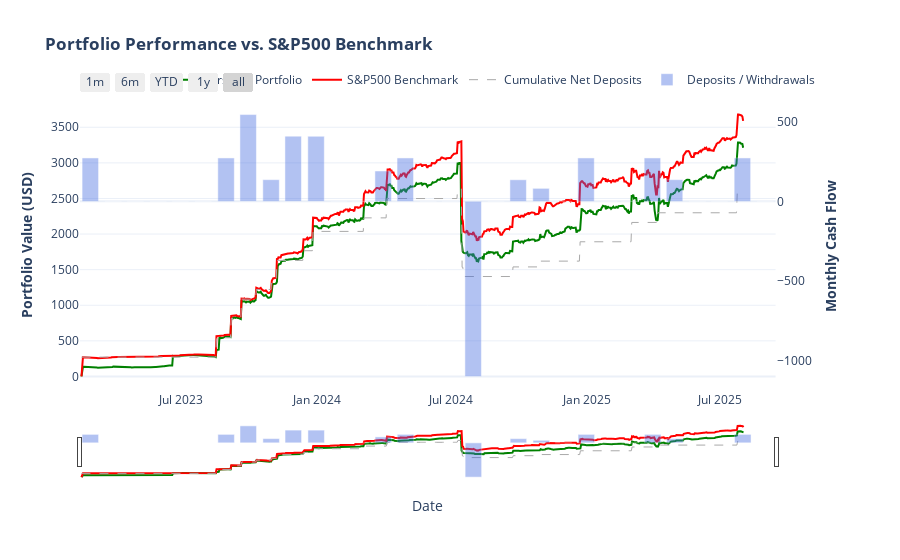

Source (notebook cell):
### Markdown cell above
### Visualize Portfolio & Benchmark Performance

### Code cell
# --- 1. Prepare data for the chart ---
# Resample the daily net deposits to get the total for each month
monthly_deposits = benchmark_results["NetDeposit"].resample("ME").sum()

# --- 2. Create the Plotly Figure ---
fig = make_subplots(specs=[[{"secondary_y": True}]])

# --- 3. Add Traces to the Figure ---

# Trace 1: Personal Portfolio Value
fig.add_trace(
    go.Scatter(
        x=portfolio_value.index,
        y=portfolio_value,
        mode="lines",
        name="Personal Portfolio",
        line=dict(color="green", width=2),
    ),
    secondary_y=False,
)

# Trace 2: S&P 500 Benchmark Value
fig.add_trace(
    go.Scatter(
        x=benchmark_results.index,
        y=benchmark_results["TotalValue"],
        mode="lines",
        name="S&P500 Benchmark",
        line=dict(color="red", width=2),
    ),
    secondary_y=False,
)

# Trace 3: Cumulative Net Deposits
fig.add_trace(
    go.Scatter(
        x=benchmark_results.index,
        y=benchmark_results["NetDeposit"].cumsum(),
        mode="lines",
        name="Cumulative Net Deposits",
        line=dict(color="darkgrey", width=1, dash="dash"),
    ),
    secondary_y=False,
)

# Trace 4: Monthly Deposits/Withdrawals (on secondary y-axis)
fig.add_trace(
    go.Bar(
        x=monthly_deposits.index,
        y=monthly_deposits,
        name="Deposits / Withdrawals",
        marker_color="royalblue",
        opacity=0.4,
    ),
    secondary_y=True,
)

# --- 5. Update Layout and Styling ---
fig.update_layout(
    title_text="<b>Portfolio Performance vs. S&P500 Benchmark</b>",
    template="plotly_white",
    barmode="relative",
    legend=dict(orientation="h", yanchor="bottom", y=1.02, xanchor="right", x=1),
    xaxis=dict(
        title="Date",
        rangeselector=dict(
            buttons=list(
                [
                    dict(count=1, label="1m", step="month", stepmode="backward"),
                    dict(count=6, label="6m", step="month", stepmode="backward"),
                    dict(count=1, label="YTD", step="year", stepmode="todate"),
                    dict(count=1, label="1y", step="year", stepmode="backward"),
                    dict(step="all"),
                ]
            )
        ),
        rangeslider=dict(visible=True),
        type="date",
    ),
)

# Update Y-Axes Titles
fig.update_yaxes(
    title_text=f"<b>Portfolio Value ({config.BASE_CURRENCY})</b>", secondary_y=False
)
fig.update_yaxes(
    title_text="<b>Monthly Cash Flow</b>",
    secondary_y=True,
    showgrid=False,
    layer="below traces",
)

fig.show()

### Figure 1 — Plotly figure (JSON) as saved in the notebook; plotly's stock layout.template omitted (floating-point values rounded to 4 significant figures; data arrays with more than 128 entries replaced by an {"elided": "..."} marker saying what was removed)
{"data": [{"line": {"color": "green", "width": 2}, "mode": "lines", "name": "Personal Portfolio", "type": "scatter", "x": {"elided": "898 str values"}, "xaxis": "x", "y": {"elided": "898 float values"}, "yaxis": "y"}, {"line": {"color": "red", "width": 2}, "mode": "lines", "name": "S&P500 Benchmark", "type": "scatter", "x": {"elided": "898 str values"}, "xaxis": "x", "y": {"elided": "898 float values"}, "yaxis": "y"}, {"line": {"color": "darkgrey", "dash": "dash", "width": 1}, "mode": "lines", "name": "Cumulative Net Deposits", "type": "scatter", "x": {"elided": "898 str values"}, "xaxis": "x", "y": {"elided": "898 float values"}, "yaxis": "y"}, {"marker": {"color": "royalblue"}, "name": "Deposits / Withdrawals", "opacity": 0.4, "type": "bar", "x": ["2023-02-28T00:00:00", "2023-03-31T00:00:00", "2023-04-30T00:00:00", "2023-05-31T00:00:00", "2023-06-30T00:00:00", "2023-07-31T00:00:00", "2023-08-31T00:00:00", "2023-09-30T00:00:00", "2023-10-31T00:00:00", "2023-11-30T00:00:00", "2023-12-31T00:00:00", "2024-01-31T00:00:00", "2024-02-29T00:00:00", "2024-03-31T00:00:00", "2024-04-30T00:00:00", "2024-05-31T00:00:00", "2024-06-30T00:00:00", "2024-07-31T00:00:00", "2024-08-31T00:00:00", "2024-09-30T00:00:00", "2024-10-31T00:00:00", "2024-11-30T00:00:00", "2024-12-31T00:00:00", "2025-01-31T00:00:00", "2025-02-28T00:00:00", "2025-03-31T00:00:00", "2025-04-30T00:00:00", "2025-05-31T00:00:00", "2025-06-30T00:00:00", "2025-07-31T00:00:00", "2025-08-31T00:00:00"], "xaxis": "x", "y": [271.6, 0.0, 0.0, 0.0, 0.0, 0.0, 271.6, 543.1, 135.8, 408.0, 407.3, 0.0, 0.0, 190.1, 271.6, 0.0, 0.0, -1096.0, 0.0, 135.0, 81.47, 0.0, 271.6, 0.0, 0.0, 271.6, 135.8, 0.0, 0.0, 271.6, 0.0], "yaxis": "y2"}], "layout": {"barmode": "relative", "legend": {"orientation": "h", "x": 1, "xanchor": "right", "y": 1.02, "yanchor": "bottom"}, "title": {"text": "<b>Portfolio Performance vs. S&P500 Benchmark</b>"}, "xaxis": {"anchor": "y", "domain": [0, 0.94], "rangeselector": {"buttons": [{"count": 1, "label": "1m", "step": "month", "stepmode": "backward"}, {"count": 6, "label": "6m", "step": "month", "stepmode": "backward"}, {"count": 1, "label": "YTD", "step": "year", "stepmode": "todate"}, {"count": 1, "label": "1y", "step": "year", "stepmode": "backward"}, {"step": "all"}]}, "rangeslider": {"visible": true}, "title": {"text": "Date"}, "type": "date"}, "yaxis": {"anchor": "x", "domain": [0, 1], "title": {"text": "<b>Portfolio Value (USD)</b>"}}, "yaxis2": {"anchor": "x", "layer": "below traces", "overlaying": "y", "showgrid": false, "side": "right", "title": {"text": "<b>Monthly Cash Flow</b>"}}}}
